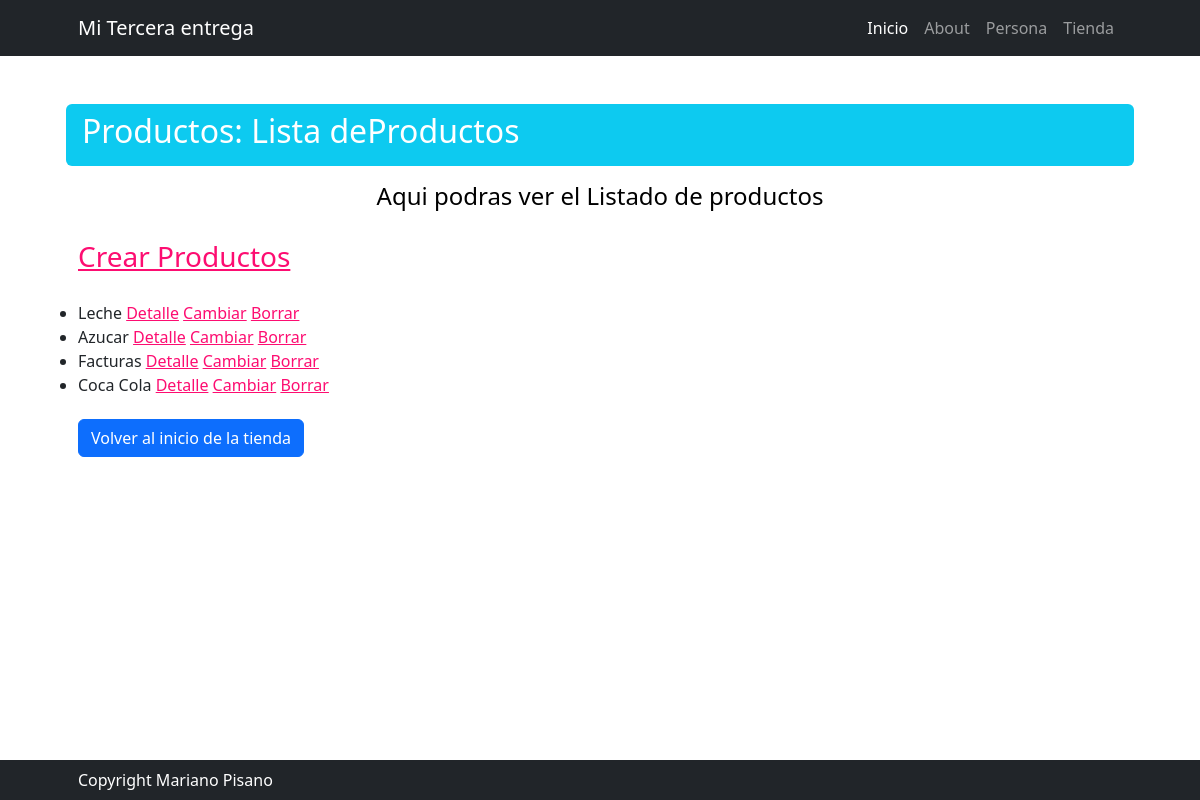
Screenshot of /tienda/producto/list/ with the database file from the repository.
### tienda/models.py (models this page shows, shortened)
class Producto(models.Model):
    codigo = models.IntegerField(primary_key=True)
    nombre = models.CharField(max_length=50)
    precio = models.IntegerField()
    categoria = models.ForeignKey(Categoria, on_delete=models.CASCADE)
    stock = models.IntegerField()

### tienda/views.py (the view)
# urls.py: path("producto/list/", views.producto_list, name="producto_list"),
def producto_list(request):
    consulta = request.GET.get("consulta", None)
    if consulta:
        print(consulta)
        query = models.Producto.objects.filter(nombre__icontains=consulta)
    else:
        query = models.Producto.objects.all()
    context = {"productos": query}
    return render(request, "tienda/producto_list.html", context)

### tienda/templates/tienda/producto_list.html
{% extends 'core/base.html' %} {% block titulo %} Productos: Lista deProductos
{% endblock titulo %}
{% block Subtitulo %}
    Aqui podras ver el Listado de productos
{% endblock Subtitulo %}
 {% block contenido %}
<div class="fs-3 pb-4">
    <a href="{% url 'tienda:producto_create' %}">Crear Productos</a>
</div>
<ul>
  {% for producto in productos %}
  <li>
    {{ producto.nombre }}
    <a href="{% url 'tienda:producto_detail' producto.codigo %}">Detalle</a>
    <a href="{% url 'tienda:producto_update' producto.codigo %}">Cambiar</a>
    <a href="{% url 'tienda:producto_delete' producto.codigo %}">Borrar</a>
  </li>
  {% endfor %}
</ul>
<div class="fs-3 pb-4">
  <a class="btn btn-primary" href="{% url 'tienda:home' %}">Volver al inicio de la tienda</a>
</div>
{% endblock contenido %}

### rows the page displays
Producto: nombre "Leche"
Producto: nombre "Azucar"
Producto: nombre "Facturas"
Producto: nombre "Coca Cola"
